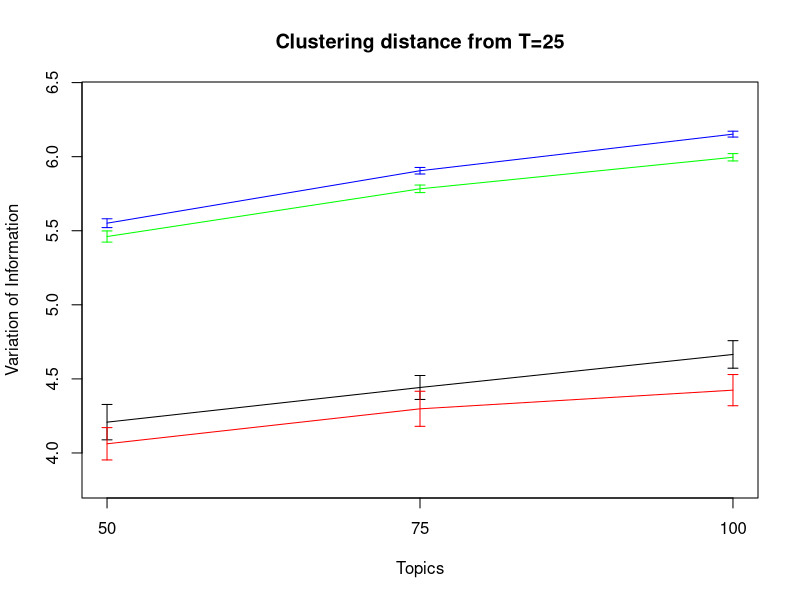

Here is the R script that generated this plot:
topic_size_vi <- read.table("topic-size-vi-dist.txt", header=F)

topics <- c(50, 75, 100)
colors <- c('black','red','green','blue')

plot(topics, topic_size_vi[1,2:4], type="l", ylim=c(3.8,6.4), xaxt="n", xlab="Topics", ylab="Variation of Information", main="Clustering distance from T=25", col=colors[1])

axis(side=1, at=topics)

for (i in 1:3) {
  arrows(topics[i], topic_size_vi[1,i+1] - topic_size_vi[1,i+4], topics[i], topic_size_vi[1,i+1] + topic_size_vi[1,i+4], angle=90, code=3, length=0.05, col=colors[1])
}

for (row in 2:4) {

  lines(topics, topic_size_vi[row,2:4], type="l", col=colors[row])

  for (i in 1:3) {
    arrows(topics[i], topic_size_vi[row,i+1] - topic_size_vi[row,i+4], topics[i], topic_size_vi[row,i+1] + topic_size_vi[row,i+4], angle=90, code=3, length=0.05, col=colors[row])
  }
}
